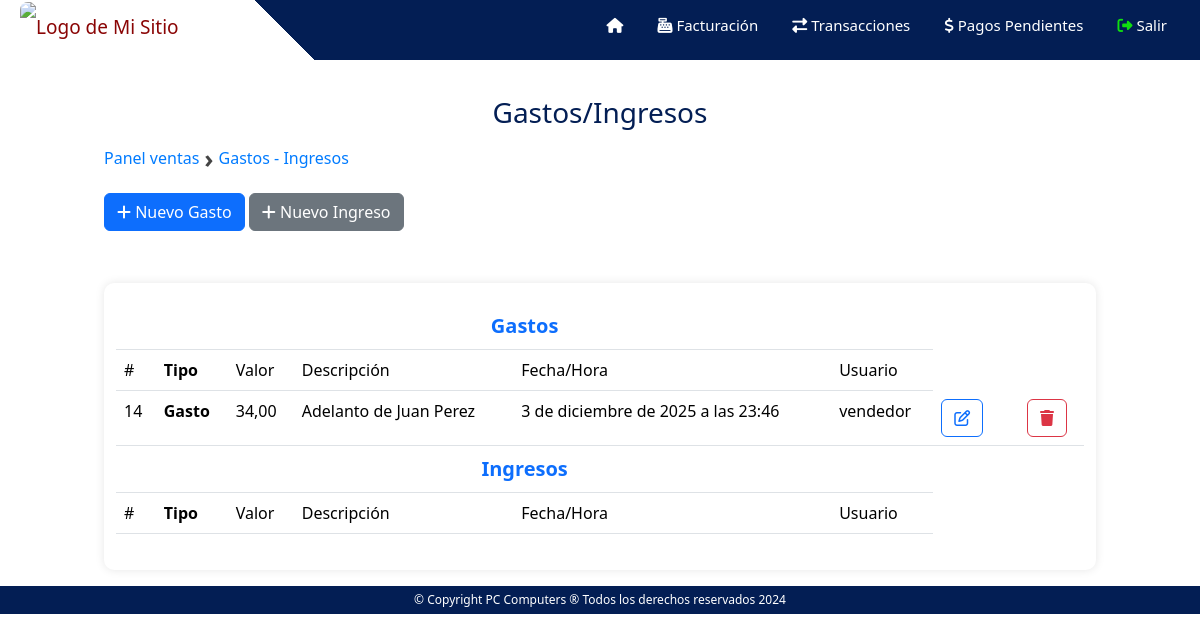
/ventas/gastos (signed in), run on the app's committed database.
### operacion/models.py (models this page shows)
class Gasto(models.Model):
    caja = models.ForeignKey(Caja, on_delete=models.CASCADE)
    valor = models.DecimalField(max_digits=10, decimal_places=2)
    descripcion = models.CharField(max_length=255)
    fecha_hora = models.DateTimeField(auto_now_add=True)
    usuario = models.CharField(max_length=20,null=True, blank=True)

### ventas/decorators.py (the view)
    def wrapped_view(request, *args, **kwargs):
        if request.user.is_authenticated and request.user.groups.filter(name='Vendedores').exists():
            return view_func(request, *args, **kwargs)
        else:
            return redirect('/')

### ventas/views.py (called while the page is built, shortened)
@vendedor_required
def gastos_ventas(request):
    try:
        vendedor = User.objects.get(username=request.user)
        caja = Caja.objects.filter(cajero=vendedor).latest('fecha_hora_inicio')
        try:
            gastos = Gasto.objects.filter(caja = caja)
            ingresos = Ingreso.objects.filter(caja = caja)
        except Gasto.DoesNotExist:
            gastos = ''
        except Ingreso.DoesNotExist:
            ingresos = ''
        return render(request, 'ventas_gastos.html', {'caja':caja,'gastos':gastos,'ingresos':ingresos})
    except Caja.DoesNotExist:
        return render(request, 'ventas_gastos.html', {})

### templates/ventas_gastos.html (shortened to what this page needs)
{% extends "ventas.html" %}
{% block content %}
{% load static %}
<h3 class="title">Gastos/Ingresos</h3>
<div class="breadcrumb">
    <a href="/ventas">Panel ventas</a>
    <span>›</span>
    <a href="/ventas/ingresos">Gastos - Ingresos</a>
</div>
  {%if caja.estado == 'abierta' %}
    <button type="button" class="btn btn-primary mb-1" data-toggle="modal" data-target="#modalNuevoGasto">
        <i class="fas fa-plus"></i> Nuevo Gasto
    </button>
    <button type="button" class="btn btn-secondary mb-1" data-toggle="modal" data-target="#modalNuevoIngreso">
        <i class="fas fa-plus"></i> Nuevo Ingreso
    </button>
  {%else%}
    <div class="alerta">
        <p class="alerta-icono"><i class="fa-solid fa-ban"></i></p>
        <p class="alerta-leyenda">Apertura la caja para agregar nuevos gastos o ingresos.</p>
    </div>
  {%endif%}
<div class="container mt-5">
  <table class="table">
      <thead>
        <tr>
            <th colspan="6" class="text-center text-primary fs-5">
                <b>Gastos</b>
            </th>
        </tr>
          <tr>
              <th>#</th>
              <th><b>Tipo</b></th>
              <th>Valor</th>
              <th>Descripción</th>
              <th>Fecha/Hora</th>
              <th>Usuario</th>
          </tr>
      </thead>
      <tbody>
           {% for gasto in gastos%}
            <tr>
                <td>{{gasto.id}}</td>
                <td><b>Gasto</b></td>
                <td>{{gasto.valor}}</td>
                <td>{{gasto.descripcion}}</td>
                <td>{{gasto.fecha_hora}}</td>
                <td>{{gasto.usuario}}</td>
                <td><button
                    type="button"
                    class="btn btn-outline-primary btnEditarGasto"
                    data-toggle="modal"
                    data-target="#modalEditarGasto"
                    data-id="{{ gasto.id }}"
                    data-valor="{{ gasto.valor|floatformat:2 }}"
                    data-descripcion="{{ gasto.descripcion }}">
                    <i class="fa-regular fa-pen-to-square"></i>
                </button></td>
                <td><td>
                <button
                    type="button"
                    class="btn btn-outline-danger btnEliminarGasto"
                    data-toggle="modal"
                    data-target="#modalEliminarGasto"
                    data-id="{{ gasto.id }}">
                    <i class="fa-solid fa-trash"></i>
                </button>
            </td></td>
            </tr>
          {% endfor %}
      </tbody>
      <thead>
        <tr>
            <th colspan="6" class="text-center text-primary fs-5">
                <b>Ingresos</b>
            </th>
        </tr>
          <tr>
              <th>#</th>
              <th><b>Tipo</b></th>
              <th>Valor</th>
              <th>Descripción</th>
              <th>Fecha/Hora</th>
              <th>Usuario</th>
          </tr>
      </thead>
  </table>
</div>
{% endblock %}

### static/css/barraNavegacion.css (style rules this page uses)
* { margin: 0; padding: 0; box-sizing: border-box; list-style: none; text-decoration: none; }

### static/css/ventas_inicio.css (style rules this page uses)
body { font-family: Arial, sans-serif; background-color: #f0f0f0; color: #333; margin: 0; padding: 0; }
.title { text-align: center; color: #031E54; }

### static/css/ventas_transacciones.css (style rules this page uses)
.container { max-width: 800px; margin: 20px auto; padding: 20px; background-color: #fff; border-radius: 10px; box-shadow: 0 0 10px rgba(0, 0, 0, 0.1); }
table { width: 100%; border-collapse: collapse; }
th, td { padding: 8px; border-bottom: 1px solid #ddd; }
th { background-color: #f2f2f2; color: #555; font-weight: normal; }
tr:nth-child(even) { background-color: #f6f6f6; }

### static/css/operacion.css (style rules this page uses)
.container { display: flex; gap: 20px; }
.container { max-width: 1200px; margin: auto; }
.breadcrumb { font-size: 14px; color: #666; margin: 10px 0; display: flex; align-items: center; gap: 5px; }
.breadcrumb a { text-decoration: none; color: #007bff; font-weight: 500; transition: 0.3s; }
.breadcrumb span { font-size: 25px; font-weight: bold; color: #444; }

### data on the page
Gasto: id "14", valor "34,00", descripcion "Adelanto de Juan Perez", fecha_hora "3 de diciembre de 2025 a las 23:46", usuario "vendedor"
